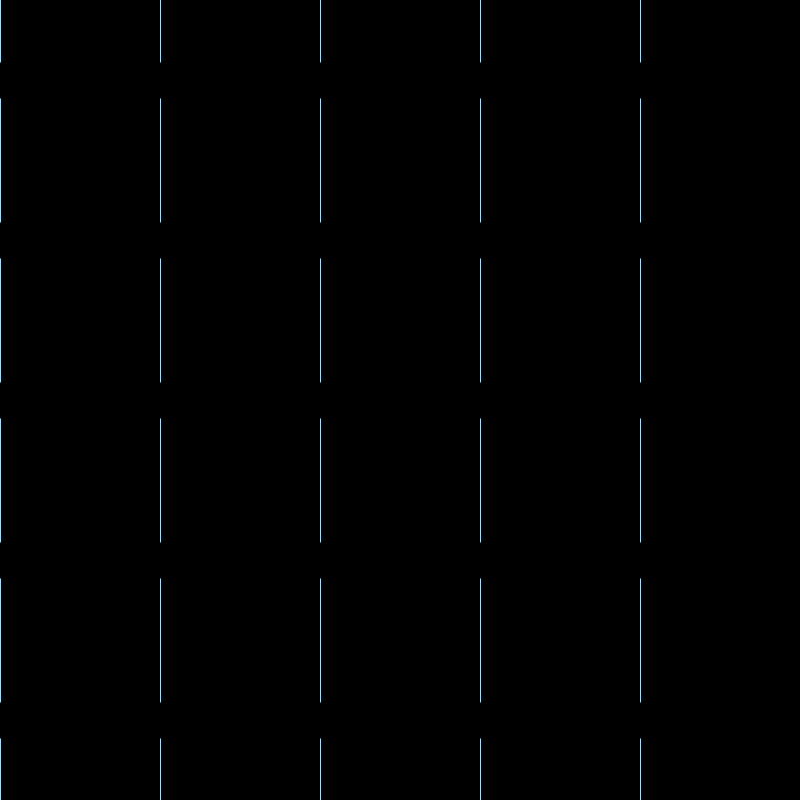
Frame 1 (no input)
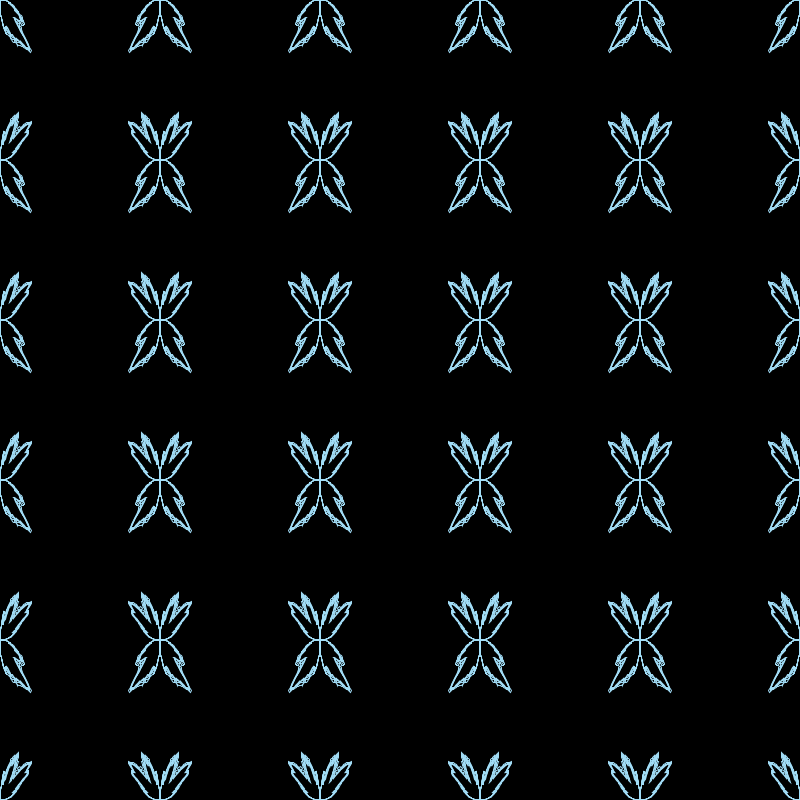
Frame 60 (the mouse pressed at the canvas centre just before this capture)
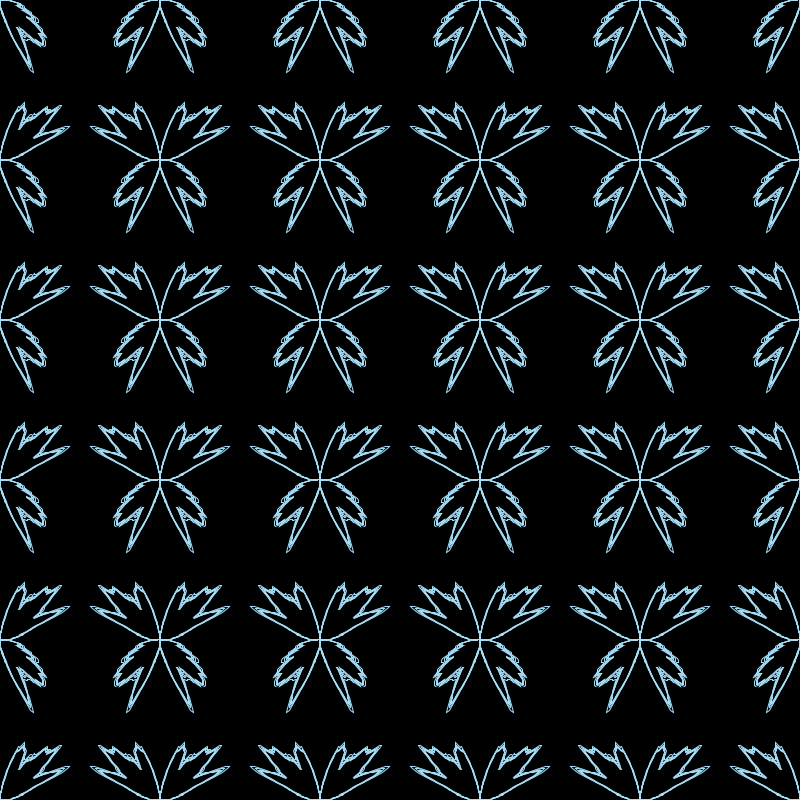
Frame 120 (the mouse held since frame 60 and released just before this capture)

The Processing sketch that drew these frames (run headless with seeded random() and noise(); from frame 60 on, the mouse is pressed at the canvas centre):

// Processing sketch: butterfly
// ── butterfly.pde
float yoff = 0;
float divVal = 200;
float dx = 0.050;
int distance = 100;

void setup() {
  size(800, 800);
}

void draw() {
  background(0);

  stroke(162, 221, 247);
  noFill();
  strokeWeight(1.0);
  dx += 0.00040;
  distance = 160;
  if (dx > 1) dx = 0;
  if (divVal == 0) divVal = 1;
  float da = PI / divVal;
  float xoff = 0;
  for (int j = 0; j < 6; j++) {
    for (int k = 0; k < 6; k++) {
      pushMatrix();
      translate(distance*j, distance*k);
      for (int i = 0; i < 5; i++) {
        beginShape();
        for (float a = 0; a <= TWO_PI; a += da) {
          float n = noise(xoff, yoff)*1.01;
          float r = sin(2 * a) * map(n, 0, 1+(i*0.10), 11*(i*0.70), 140);
          float x = sin(yoff) * r * cos(a);
          float y = r * sin(a);
          if (a < PI) {
            xoff += dx;
          } else {
            xoff -= dx;
          }
          vertex(x, y);
        }
        endShape();
      }
    popMatrix();
    }
  }

  yoff += 0.01;
}
